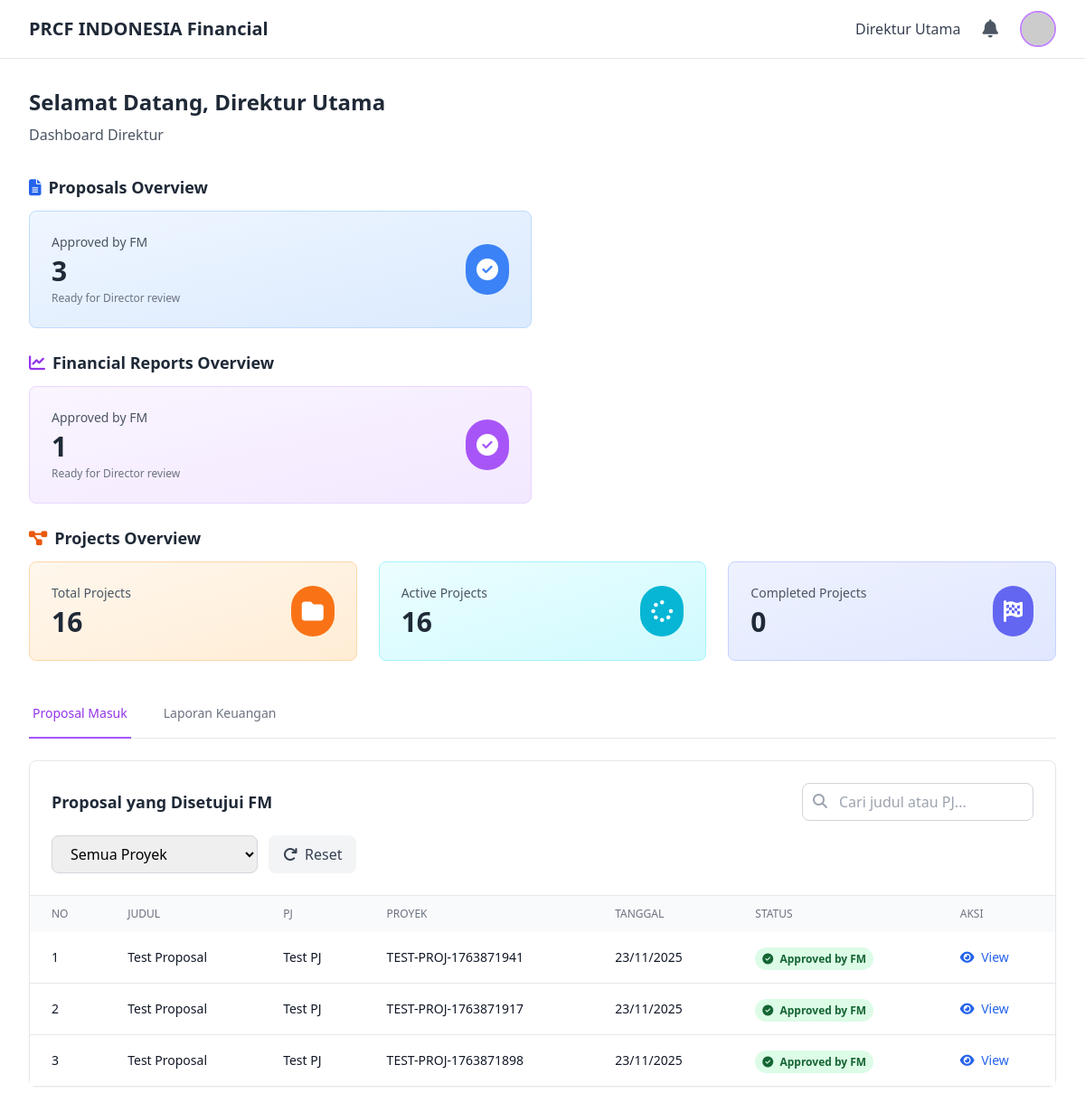
Screenshot of /pages/dashboards/dashboard_dir.php (signed in) with the database file from the repository.
### tables this page shows
CREATE TABLE `proposal` (
  `id_proposal` int(11) NOT NULL,
  `judul_proposal` varchar(255) NOT NULL,
  `pj` varchar(255) NOT NULL COMMENT 'Penanggung Jawab',
  `date` date DEFAULT NULL,
  `pemohon` varchar(255) DEFAULT NULL,
  `status` enum('draft','submitted','approved_fm','approved','rejected') DEFAULT 'draft' COMMENT 'draft=PM draft, submitted=waiting FM, approved_fm=FM approved (final), approved=FM approved (final), rejected=rejected',
  `approved_by_fm` int(11) DEFAULT NULL,
  `fm_approval_date` datetime DEFAULT NULL,
  `kode_proyek` varchar(50) DEFAULT NULL,
  `tor` text DEFAULT NULL COMMENT 'Terms of Reference',
  `file_budget` varchar(255) DEFAULT NULL,
  `total_budget_usd` decimal(15,2) DEFAULT 0.00,
  `total_budget_idr` decimal(15,2) DEFAULT 0.00,
  `currency` varchar(10) DEFAULT 'USD',
  `exrate_at_submission` decimal(10,4) DEFAULT 1.0000 COMMENT 'Exchange rate saat submit proposal',
  `created_at` timestamp NOT NULL DEFAULT current_timestamp(),
  `updated_at` timestamp NOT NULL DEFAULT current_timestamp() ON UPDATE current_timestamp()
);

### pages/dashboards/dashboard_dir.php (the view, shortened to what this page needs)
<?php
require_once '../../includes/config.php';
$user_name = $_SESSION['user_name'];
$check_column = $conn->query("SHOW COLUMNS FROM proposal LIKE 'approved_by_fm'");
if ($check_column && $check_column->num_rows > 0) {
    $proposals_result = $conn->query("SELECT p.*, u.nama as creator_name,
        u2.nama as fm_name
        FROM proposal p
        LEFT JOIN user u ON p.pemohon = u.nama
        LEFT JOIN user u2 ON p.approved_by_fm = u2.id_user
        WHERE p.status = 'approved_fm'
        ORDER BY p.created_at DESC");
    if (!$proposals_result) {
        $proposals_array = [];
    } else {
        $proposals_array = [];
        while ($row = $proposals_result->fetch_assoc()) {
            $proposals_array[] = $row;
        }
    }
}
$total_proyek_result = $conn->query("SELECT COUNT(*) as count FROM proyek WHERE status_proyek != 'cancelled'");
$total_proyek = $total_proyek_result ? $total_proyek_result->fetch_assoc()['count'] : 0;
$proposal_masuk_result = $conn->query("SELECT COUNT(*) as count FROM proposal WHERE status = 'approved_fm'");
$proposal_masuk = $proposal_masuk_result ? $proposal_masuk_result->fetch_assoc()['count'] : 0;
$laporan_approved_result = $conn->query("SELECT COUNT(*) as count FROM laporan_keuangan_header WHERE status_lap = 'approved'");
$laporan_approved = $laporan_approved_result ? $laporan_approved_result->fetch_assoc()['count'] : 0;
?>
<!DOCTYPE html>
<html lang="id">
<head>
    <script src="https://cdn.tailwindcss.com"></script>
    <link rel="stylesheet" href="https://cdnjs.cloudflare.com/ajax/libs/font-awesome/6.4.0/css/all.min.css">
</head>
<body class="bg-white min-h-screen">
    <header class="bg-white border-b border-gray-200 sticky top-0 z-50">
        <div class="max-w-7xl mx-auto px-4 sm:px-6 lg:px-8">
            <div class="flex justify-between items-center h-16">
                <div class="flex items-center">
                    <h1 class="text-xl font-bold text-gray-800">PRCF INDONESIA Financial</h1>
                </div>
                <div class="flex items-center space-x-4">
                    <span class="text-gray-700 font-medium"><?php echo $user_name; ?></span>
                    <div class="relative" id="notificationDropdown" style="z-index: 1000;">
                        <button type="button" onclick="toggleNotifications(); return false;" class="notification-bell-button relative p-2 text-gray-600 hover:text-gray-800" aria-label="Buka Notifikasi" style="cursor: pointer; z-index: 100;">
                            <i class="fas fa-bell text-xl"></i>
                        </button>
                    </div>
                    <div class="relative" id="profileDropdown" style="z-index: 1000;">
                        <button type="button" onclick="toggleProfile(); return false;" class="flex items-center space-x-2" style="cursor: pointer; z-index: 100;">
                            <img src="https://ui-avatars.com/api/?name=<?php echo urlencode($user_name); ?>&background=8B5CF6&color=fff"
                                class="w-10 h-10 rounded-full border-2 border-purple-400">
                        </button>
                    </div>
                </div>
            </div>
        </div>
    </header>
    <main class="max-w-7xl mx-auto px-4 sm:px-6 lg:px-8 py-8">
        <div class="mb-8">
            <h2 class="text-2xl font-bold text-gray-800 mb-2">Selamat Datang, <?php echo $user_name; ?></h2>
            <p class="text-gray-600">Dashboard Direktur</p>
        </div>
        <div class="mb-8">
            <div class="mb-6">
                <h3 class="text-lg font-bold text-gray-800 mb-3 flex items-center">
                    <i class="fas fa-file-alt text-blue-600 mr-2"></i>
                    Proposals Overview
                </h3>
                <div class="grid grid-cols-1 md:grid-cols-2 gap-6">
                    <div class="bg-gradient-to-br from-blue-50 to-blue-100 p-6 rounded-lg border border-blue-200">
                        <div class="flex items-center justify-between">
                            <div>
                                <p class="text-sm text-gray-600 mb-1">Approved by FM</p>
                                <p class="text-3xl font-bold text-gray-800" data-stat="pending_proposals"><?php echo $proposal_masuk; ?></p>
                                <p class="text-xs text-gray-500 mt-1">Ready for Director review</p>
                            </div>
                            <div class="bg-blue-500 p-3 rounded-full">
                                <i class="fas fa-check-circle text-white text-2xl"></i>
                            </div>
                        </div>
                    </div>
                </div>
            </div>
            <div class="mb-6">
                <h3 class="text-lg font-bold text-gray-800 mb-3 flex items-center">
                    <i class="fas fa-chart-line text-purple-600 mr-2"></i>
                    Financial Reports Overview
                </h3>
                <div class="grid grid-cols-1 md:grid-cols-2 gap-6">
                    <div class="bg-gradient-to-br from-purple-50 to-purple-100 p-6 rounded-lg border border-purple-200">
                        <div class="flex items-center justify-between">
                            <div>
                                <p class="text-sm text-gray-600 mb-1">Approved by FM</p>
                                <p class="text-3xl font-bold text-gray-800" data-stat="pending_reports"><?php echo $laporan_approved; ?></p>
                                <p class="text-xs text-gray-500 mt-1">Ready for Director review</p>
                            </div>
                            <div class="bg-purple-500 p-3 rounded-full">
                                <i class="fas fa-check-circle text-white text-2xl"></i>
                            </div>
                        </div>
                    </div>
                </div>
            </div>
            <div>
                <h3 class="text-lg font-bold text-gray-800 mb-3 flex items-center">
                    <i class="fas fa-project-diagram text-orange-600 mr-2"></i>
                    Projects Overview
                </h3>
                <div class="grid grid-cols-1 md:grid-cols-3 gap-6">
                    <div class="bg-gradient-to-br from-orange-50 to-orange-100 p-6 rounded-lg border border-orange-200">
                        <div class="flex items-center justify-between">
                            <div>
                                <p class="text-sm text-gray-600 mb-1">Total Projects</p>
                                <p class="text-3xl font-bold text-gray-800"><?php echo $total_proyek; ?></p>
                            </div>
                            <div class="bg-orange-500 p-3 rounded-full">
                                <i class="fas fa-folder text-white text-2xl"></i>
                            </div>
                        </div>
                    </div>
                    <div class="bg-gradient-to-br from-cyan-50 to-cyan-100 p-6 rounded-lg border border-cyan-200">
                        <div class="flex items-center justify-between">
                            <div>
                                <p class="text-sm text-gray-600 mb-1">Active Projects</p>
                                <p class="text-3xl font-bold text-gray-800">
                                    <?php echo $conn->query("SELECT COUNT(*) as count FROM proyek WHERE status_proyek IN ('planning', 'ongoing')")->fetch_assoc()['count']; ?>
                                </p>
                            </div>
                            <div class="bg-cyan-500 p-3 rounded-full">
                                <i class="fas fa-spinner text-white text-2xl"></i>
                            </div>
                        </div>
                    </div>
                    <div class="bg-gradient-to-br from-indigo-50 to-indigo-100 p-6 rounded-lg border border-indigo-200">
                        <div class="flex items-center justify-between">
                            <div>
                                <p class="text-sm text-gray-600 mb-1">Completed Projects</p>
                                <p class="text-3xl font-bold text-gray-800">
                                    <?php echo $conn->query("SELECT COUNT(*) as count FROM proyek WHERE status_proyek = 'completed'")->fetch_assoc()['count']; ?>
                                </p>
                            </div>
                            <div class="bg-indigo-500 p-3 rounded-full">
                                <i class="fas fa-flag-checkered text-white text-2xl"></i>
                            </div>
                        </div>
                    </div>
                </div>
            </div>
        </div>
        <div class="mb-6">
            <div class="border-b border-gray-200">
                <nav class="-mb-px flex space-x-8">
                    <button type="button" onclick="showTab('proposals')" id="tabProposals"
                        class="tab-button border-b-2 border-purple-500 py-4 px-1 text-sm font-medium text-purple-600" style="cursor: pointer;">
                        Proposal Masuk
                    </button>
                    <button type="button" onclick="showTab('reports')" id="tabReports"
                        class="tab-button border-b-2 border-transparent py-4 px-1 text-sm font-medium text-gray-500 hover:text-gray-700 hover:border-gray-300" style="cursor: pointer;">
                        Laporan Keuangan
                    </button>
                </nav>
            </div>
        </div>
        <div id="proposalsContent" class="tab-content">
            <div class="bg-white border border-gray-200 rounded-lg shadow-sm">
                <div class="p-6 border-b border-gray-200">
                    <div class="flex justify-between items-center mb-4">
                        <h3 class="text-lg font-bold text-gray-800">Proposal yang Disetujui FM</h3>
                        <div class="relative">
                            <input type="text" id="searchProposals" placeholder="Cari judul atau PJ..."
                                class="pl-10 pr-4 py-2 border border-gray-300 rounded-lg focus:outline-none focus:ring-2 focus:ring-purple-400 w-64">
                            <i class="fas fa-search absolute left-3 top-3 text-gray-400"></i>
                        </div>
                    </div>
                    <div class="flex gap-3">
                        <select id="filterProposalProject" class="px-4 py-2 border border-gray-300 rounded-lg focus:outline-none focus:ring-2 focus:ring-purple-400">
                            <option value="">Semua Proyek</option>
                        </select>
                        <button onclick="resetProposalFilters()" class="px-4 py-2 bg-gray-100 text-gray-700 rounded-lg hover:bg-gray-200 transition">
                            <i class="fas fa-redo mr-2"></i>Reset
                        </button>
                    </div>
                </div>
                <div class="overflow-x-auto">
                    <table class="w-full">
                        <thead class="bg-gray-50">
                            <tr>
                                <th class="px-6 py-3 text-left text-xs font-medium text-gray-500 uppercase">No</th>
                                <th class="px-6 py-3 text-left text-xs font-medium text-gray-500 uppercase">Judul</th>
                                <th class="px-6 py-3 text-left text-xs font-medium text-gray-500 uppercase">PJ</th>
                                <th class="px-6 py-3 text-left text-xs font-medium text-gray-500 uppercase">Proyek</th>
                                <th class="px-6 py-3 text-left text-xs font-medium text-gray-500 uppercase">Tanggal</th>
                                <th class="px-6 py-3 text-left text-xs font-medium text-gray-500 uppercase">Status</th>
                                <th class="px-6 py-3 text-left text-xs font-medium text-gray-500 uppercase">Aksi</th>
                            </tr>
                        </thead>
                        <tbody class="bg-white divide-y divide-gray-200">
                            <?php
                            $no = 1;
                            if (!empty($proposals_array) && count($proposals_array) > 0):
                            foreach ($proposals_array as $proposal):
                            ?>
                            <tr class="hover:bg-gray-50 proposal-row"
                                data-title="<?php echo strtolower(htmlspecialchars($proposal['judul_proposal'] ?? '')); ?>"
                                data-pj="<?php echo strtolower(htmlspecialchars($proposal['pj'] ?? '')); ?>"
                                data-project="<?php echo strtolower(trim(htmlspecialchars($proposal['kode_proyek'] ?? $proposal['kode_projek'] ?? ''))); ?>">
                                <td class="px-6 py-4 text-sm text-gray-900"><?php echo $no++; ?></td>
                                <td class="px-6 py-4 text-sm text-gray-900"><?php echo htmlspecialchars($proposal['judul_proposal'] ?? ''); ?></td>
                                <td class="px-6 py-4 text-sm text-gray-900"><?php echo htmlspecialchars($proposal['pj'] ?? ''); ?></td>
                                <td class="px-6 py-4 text-sm text-gray-900"><?php echo htmlspecialchars($proposal['kode_proyek'] ?? $proposal['kode_projek'] ?? ''); ?></td>
                                <td class="px-6 py-4 text-sm text-gray-900">
                                    <?php echo !empty($proposal['date']) ? date('d/m/Y', strtotime($proposal['date'])) : (!empty($proposal['created_at']) ? date('d/m/Y', strtotime($proposal['created_at'])) : '-'); ?>
                                </td>
                                <td class="px-6 py-4">
                                    <?php if ($proposal['status'] === 'approved_fm'): ?>
                                        <span class="px-2 py-1 text-xs font-semibold rounded-full bg-green-100 text-green-800">
                                            <i class="fas fa-check-circle mr-1"></i> Approved by FM
                                        </span>
                                    <?php elseif ($proposal['status'] === 'approved'): ?>
                                        <span class="px-2 py-1 text-xs font-semibold rounded-full bg-green-100 text-green-800">
                                            <i class="fas fa-check-circle mr-1"></i> Approved by FM
                                        </span>
                                    <?php endif; ?>
                                </td>
                                <td class="px-6 py-4 text-sm">
                                    <a href="../proposals/view_proposal.php?id=<?php echo $proposal['id_proposal'] ?? 0; ?>&return_tab=proposals"
                                        class="text-blue-600 hover:text-blue-900">
                                        <i class="fas fa-eye mr-1"></i> View
                                    </a>
                                </td>
                            </tr>
                            <?php
                                endforeach;
                            endif; ?>
                        </tbody>
                    </table>
                </div>
            </div>
        </div>
    </main>
</body>
</html>

### rows the page displays
proposal: judul_proposal "Test Proposal", pj "Test PJ", kode_proyek "TEST-PROJ-1763871941", date "23/11/2025", status "approved_fm" (drawn)
proposal: judul_proposal "Test Proposal", pj "Test PJ", kode_proyek "TEST-PROJ-1763871917", date "23/11/2025", status "approved_fm" (drawn)
proposal: judul_proposal "Test Proposal", pj "Test PJ", kode_proyek "TEST-PROJ-1763871898", date "23/11/2025", status "approved_fm" (drawn)

### other values shown
$user_name "Direktur Utama"
$proposal_masuk "3"
$laporan_approved "1"
$total_proyek "16"
